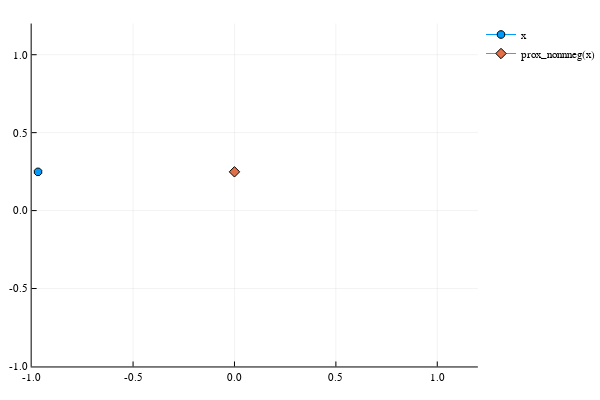

Notebook source saved alongside this figure:
### Code cell
x = randn(2)
x /= norm(x)
px = prox_nonneg(x)

plot([x[1]],[x[2]],shape=:o,label="x")
plot!([px[1]],[px[2]],shape=:d,label="prox_nonnneg(x)")
xlims!((-1,1.2))
ylims!((-1,1.2))

### Figure 1 — Plotly figure (JSON) as saved in the notebook; plotly's stock layout.template omitted (floating-point values rounded to 4 significant figures)
{"data": [{"colorbar": {"title": ""}, "hoverinfo": "text", "legendgroup": "x", "line": {"color": "rgba(0, 154, 250, 1.000)", "dash": "solid", "shape": "linear", "width": 1}, "marker": {"color": "rgba(0, 154, 250, 1.000)", "line": {"color": "rgba(0, 0, 0, 1.000)", "width": 1}, "size": 8, "symbol": "octagon"}, "mode": "lines+markers", "name": "x", "showlegend": true, "text": [null], "type": "scatter", "x": [-0.9686], "xaxis": "x1", "y": [0.2486], "yaxis": "y1", "zmax": 0.1, "zmin": -0.1}, {"colorbar": {"title": ""}, "hoverinfo": "text", "legendgroup": "prox_nonnneg(x)", "line": {"color": "rgba(227, 111, 71, 1.000)", "dash": "solid", "shape": "linear", "width": 1}, "marker": {"color": "rgba(227, 111, 71, 1.000)", "line": {"color": "rgba(0, 0, 0, 1.000)", "width": 1}, "size": 8, "symbol": "diamond"}, "mode": "lines+markers", "name": "prox_nonnneg(x)", "showlegend": true, "text": [null], "type": "scatter", "x": [0], "xaxis": "x1", "y": [0.2486], "yaxis": "y1", "zmax": 0.1, "zmin": -0.1}], "layout": {"annotations": [], "height": 400, "legend": {"bgcolor": "rgba(255, 255, 255, 1.000)", "bordercolor": "rgba(0, 0, 0, 1.000)", "font": {"color": "rgba(0, 0, 0, 1.000)", "family": "sans-serif", "size": 11}, "tracegroupgap": 0, "x": 1, "y": 1}, "margin": {"b": 20, "l": 0, "r": 0, "t": 20}, "paper_bgcolor": "rgba(255, 255, 255, 1.000)", "plot_bgcolor": "rgba(255, 255, 255, 1.000)", "showlegend": true, "width": 600, "xaxis": {"anchor": "y1", "domain": [0.06582, 0.9934], "gridcolor": "rgba(0, 0, 0, 0.100)", "gridwidth": 0.5, "linecolor": "rgba(0, 0, 0, 1.000)", "mirror": false, "range": [-1, 1.2], "showgrid": true, "showline": true, "showticklabels": true, "tickangle": 0, "tickcolor": "rgb(0, 0, 0)", "tickfont": {"color": "rgba(0, 0, 0, 1.000)", "family": "sans-serif", "size": 11}, "tickmode": "array", "ticks": "inside", "ticktext": ["-1.0", "-0.5", "0.0", "0.5", "1.0"], "tickvals": [-1, -0.5, 0, 0.5, 1], "title": "", "titlefont": {"color": "rgba(0, 0, 0, 1.000)", "family": "sans-serif", "size": 15}, "type": "-", "visible": true, "zeroline": false, "zerolinecolor": "rgba(0, 0, 0, 1.000)"}, "yaxis": {"anchor": "x1", "domain": [0.03762, 0.9902], "gridcolor": "rgba(0, 0, 0, 0.100)", "gridwidth": 0.5, "linecolor": "rgba(0, 0, 0, 1.000)", "mirror": false, "range": [-1, 1.2], "showgrid": true, "showline": true, "showticklabels": true, "tickangle": 0, "tickcolor": "rgb(0, 0, 0)", "tickfont": {"color": "rgba(0, 0, 0, 1.000)", "family": "sans-serif", "size": 11}, "tickmode": "array", "ticks": "inside", "ticktext": ["-1.0", "-0.5", "0.0", "0.5", "1.0"], "tickvals": [-1, -0.5, 0, 0.5, 1], "title": "", "titlefont": {"color": "rgba(0, 0, 0, 1.000)", "family": "sans-serif", "size": 15}, "type": "-", "visible": true, "zeroline": false, "zerolinecolor": "rgba(0, 0, 0, 1.000)"}}}
